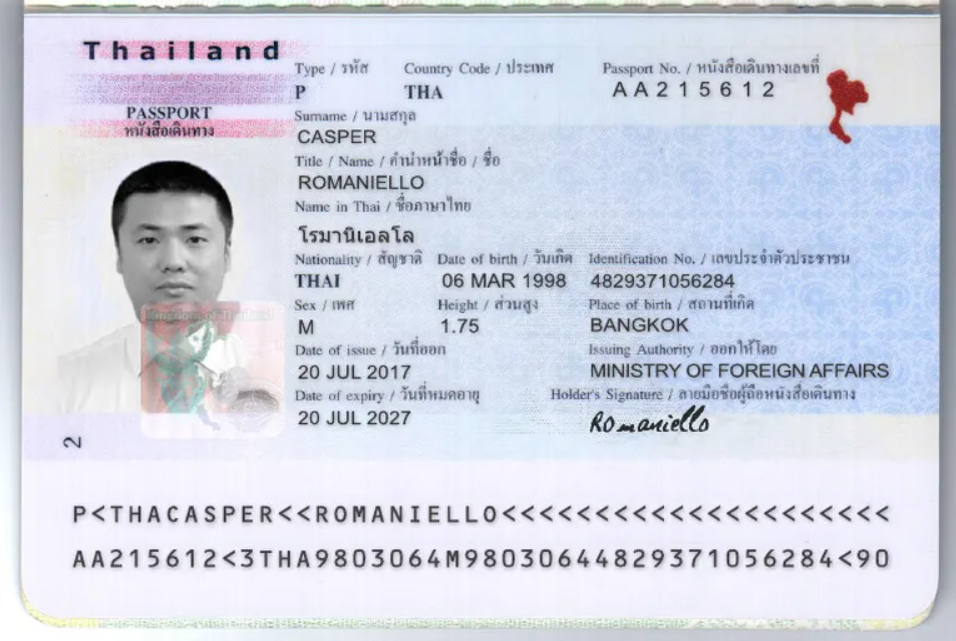
#> input picture project_backend/storage/detection_queries/detq_0281cd3d187c/page_1.png, 956 x 641 px; its folder holds only this picture in this run
$ python -i image_normalization.py   (imports and definitions only)
#> lines starting #> are read from the running program, lines starting #| are printed output that depends on the picture; after the words box and inside, x2 and y2 are one past the last pixel; in counts of white or black regions, pixels touching at a corner belong together
import os
from pathlib import Path
from typing import Any, Dict, List, Optional

import cv2
import numpy as np


class ImageNormalizationService:
    LONGEST_SIDE = 1024
    DETECTION_HEIGHT = 900
    MIN_CONTOUR_AREA_RATIO = 0.06
    MAX_CONTOUR_AREA_RATIO = 0.98
    MIN_ASPECT_RATIO = 0.20
    MAX_ASPECT_RATIO = 5.0
    MIN_TRANSFORMED_DIMENSION = 80
    MIN_TRANSFORMED_AREA_RATIO = 0.03
    MAX_TRANSFORMED_ASPECT_RATIO = 8.0
    MIN_IMAGE_STDDEV = 3.0
    LAYOUT_CROP_MIN_REGIONS = 3
    LAYOUT_CROP_MIN_CONTENT_AREA_RATIO = 0.025
    LAYOUT_CROP_PADDING_X_RATIO = 0.16
    LAYOUT_CROP_PADDING_TOP_RATIO = 0.24
    LAYOUT_CROP_PADDING_BOTTOM_RATIO = 0.24

    def normalize_document(self, image_path: str, output_path: Optional[str] = None) -> Dict[str, Any]:
        source_path = Path(image_path)
        if output_path is None:
            output_path = str(source_path.with_name(f"{source_path.stem}_normalized.png"))
        target_path = Path(output_path)
        target_path.parent.mkdir(parents=True, exist_ok=True)

        image = cv2.imread(str(source_path))
#> image is the input picture: shape (641, 956, 3); mean B, G, R 226.2, 213, 208.6
        if image is None:
            raise ValueError(f"Unable to read image for normalization: {image_path}")

        original_height, original_width = image.shape[:2]
        bypass_requested = os.getenv("IMAGE_NORMALIZATION_BYPASS", "").strip().lower() in {"1", "true", "yes"}
        if bypass_requested:
            normalized = image.copy()
            debug = {
                "document_detected": False,
                "crop_applied": False,
                "perspective_applied": False,
                "normalization_status": "bypassed",
                "validation_passed": True,
                "fallback_used": True,
                "fallback_reason": "normalization_bypassed_by_env",
                "original_size": [original_width, original_height],
                "detected_contour_area": None,
                "contour_area_ratio": None,
                "contour_source": None,
                "contour_score": None,
                "contour_aspect_ratio": None,
                "contour_center_score": None,
                "detected_points": None,
                "transform_validation": {
                    "passed": True,
                    "reason": "normalization_bypassed_by_env",
                    "width": original_width,
                    "height": original_height,
                },
            }
        else:
            normalized, debug = self._perspective_correct(image)
            if debug.get("normalization_status") == "fallback":
                layout_normalized, layout_debug = self._layout_assisted_crop(image, debug.get("fallback_reason"))
                if layout_debug.get("normalization_status") == "layout_cropped":
                    normalized = layout_normalized
                    debug = layout_debug
                else:
                    normalized = image.copy()
                    debug.update(
                        {
                            "layout_crop_attempted": True,
                            "layout_crop": layout_debug.get("layout_crop"),
                            "layout_crop_fallback_reason": layout_debug.get("fallback_reason"),
                        }
                    )

        normalized = self._resize_longest_side(normalized, self.LONGEST_SIDE)
        normalized_height, normalized_width = normalized.shape[:2]
        debug.update(
            {
                "original_size": [original_width, original_height],
                "normalized_size": [normalized_width, normalized_height],
                "output_size": [normalized_width, normalized_height],
            }
        )

        write_success = bool(cv2.imwrite(str(target_path), normalized))
        decoded_output = cv2.imread(str(target_path)) if write_success else None
        if not write_success or decoded_output is None:
            cv2.imwrite(str(target_path), image)
            debug.update(
                {
                    "normalization_status": "fallback",
                    "validation_passed": False,
                    "fallback_used": True,
                    "fallback_reason": "output_decode_failed",
                }
            )

        return {
            "normalized_image_path": str(target_path),
            "document_detected": debug["document_detected"],
            "crop_applied": debug["crop_applied"],
            "perspective_applied": debug["perspective_applied"],
            "normalization_status": debug["normalization_status"],
            "validation_passed": debug["validation_passed"],
            "fallback_used": debug["fallback_used"],
            "fallback_reason": debug["fallback_reason"],
            "original_size": [original_width, original_height],
            "normalized_size": [normalized_width, normalized_height],
            "output_size": debug["output_size"],
            "resize_policy": "longest_side",
            "longest_side": self.LONGEST_SIDE,
            "normalization_debug": debug,
        }

    def _perspective_correct(self, image: np.ndarray) -> tuple[np.ndarray, Dict[str, Any]]:
        contour_info = self._find_document_contour(image)
        contour = contour_info.get("contour") if contour_info else None
        debug = {
            "document_detected": False,
            "crop_applied": False,
            "perspective_applied": False,
            "normalization_status": "fallback",
            "validation_passed": True,
            "fallback_used": True,
            "fallback_reason": contour_info.get("fallback_reason") if contour_info else "no_document_contour_found",
            "original_size": [image.shape[1], image.shape[0]],
            "detected_contour_area": contour_info.get("area") if contour_info else None,
            "contour_area_ratio": contour_info.get("area_ratio") if contour_info else None,
            "contour_source": contour_info.get("source") if contour_info else None,
            "contour_score": contour_info.get("score") if contour_info else None,
            "contour_aspect_ratio": contour_info.get("aspect_ratio") if contour_info else None,
            "contour_center_score": contour_info.get("center_score") if contour_info else None,
            "detected_points": contour_info.get("points") if contour_info else None,
            "normalized_size": None,
            "output_size": None,
        }
        if contour is None:
            return image.copy(), debug

        ordered = self._order_points(contour.reshape(4, 2).astype("float32"))
        top_left, top_right, bottom_right, bottom_left = ordered
        width_a = np.linalg.norm(bottom_right - bottom_left)
        width_b = np.linalg.norm(top_right - top_left)
        height_a = np.linalg.norm(top_right - bottom_right)
        height_b = np.linalg.norm(top_left - bottom_left)
        max_width = max(1, int(max(width_a, width_b)))
        max_height = max(1, int(max(height_a, height_b)))

        destination = np.array(
            [
                [0, 0],
                [max_width - 1, 0],
                [max_width - 1, max_height - 1],
                [0, max_height - 1],
            ],
            dtype="float32",
        )
        matrix = cv2.getPerspectiveTransform(ordered, destination)
        warped = cv2.warpPerspective(
            image,
            matrix,
            (max_width, max_height),
            borderMode=cv2.BORDER_CONSTANT,
            borderValue=(255, 255, 255),
        )
        validation = self._validate_transformed_image(warped, image)
        if not validation["passed"]:
            debug.update(
                {
                    "validation_passed": False,
                    "fallback_used": True,
                    "fallback_reason": validation["reason"],
                    "normalization_status": "fallback",
                    "transform_validation": validation,
                }
            )
            return image.copy(), debug

        debug.update(
            {
                "document_detected": True,
                "crop_applied": True,
                "perspective_applied": True,
                "normalization_status": "cropped",
                "validation_passed": True,
                "fallback_used": False,
                "fallback_reason": None,
                "detected_points": [[round(float(x), 2), round(float(y), 2)] for x, y in ordered.tolist()],
                "warped_size": [max_width, max_height],
                "transform_validation": validation,
            }
        )
        return warped, debug

    def _find_document_contour(self, image: np.ndarray) -> Dict[str, Any]:
        resized = self._resize_to_height(image, self.DETECTION_HEIGHT)
        ratio = image.shape[0] / float(resized.shape[0])
        gray = cv2.cvtColor(resized, cv2.COLOR_BGR2GRAY)
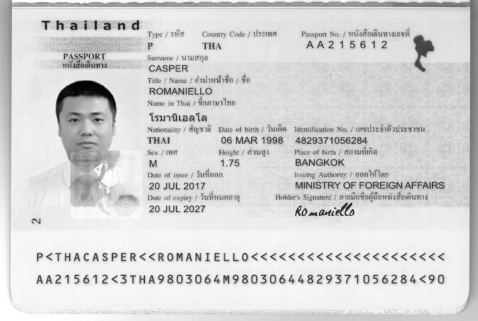
#> gray: shape (641, 956) (shown at 1/2 size); min 0, max 255, mean 213.2
        blurred = cv2.GaussianBlur(gray, (5, 5), 0)
        kernel = cv2.getStructuringElement(cv2.MORPH_RECT, (5, 5))
        contour_masks = []

        threshold = cv2.adaptiveThreshold(
            blurred,
            255,
            cv2.ADAPTIVE_THRESH_GAUSSIAN_C,
            cv2.THRESH_BINARY,
            21,
            7,
        )
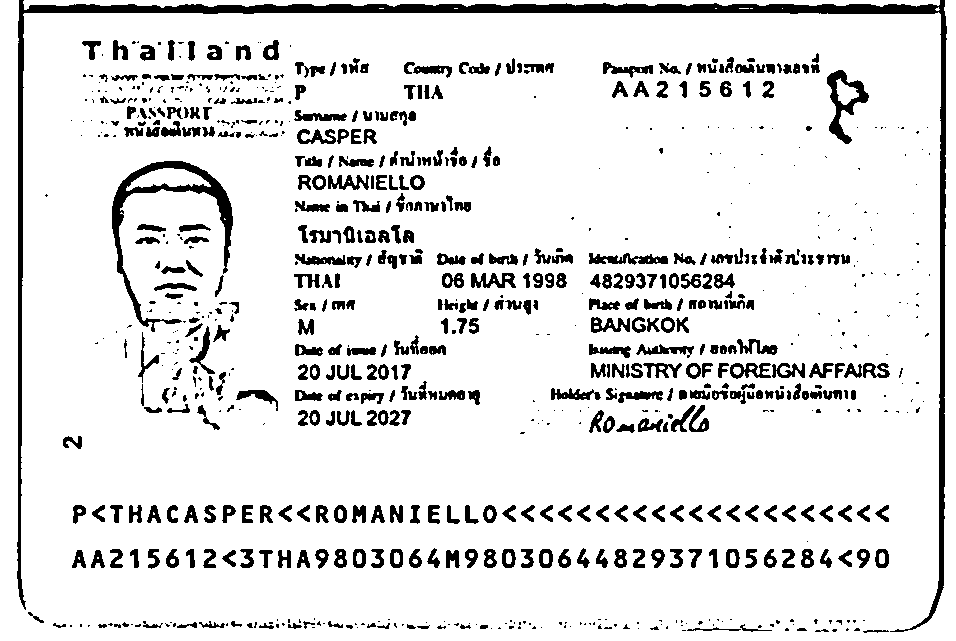
#> threshold: shape (641, 956); 89% white; 836 black regions (363 under 20 px), largest, box (x1, y1, x2, y2) and area: (17, 0, 947, 632) 13622, (112, 161, 233, 332) 3133, (827, 70, 869, 144) 1055
        threshold_inv = cv2.bitwise_not(threshold)
        threshold_inv = cv2.morphologyEx(threshold_inv, cv2.MORPH_CLOSE, kernel, iterations=2)
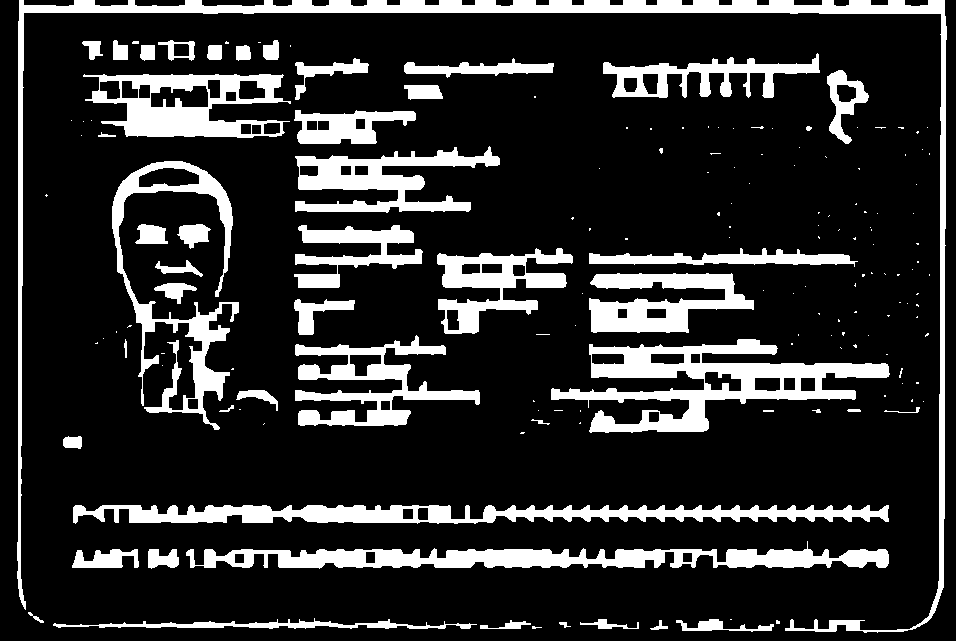
#> threshold_inv: shape (641, 956); 17.7% white; 165 white regions (114 under 20 px), largest, box (x1, y1, x2, y2) and area: (17, 0, 947, 633) 16250, (551, 339, 890, 433) 11373, (186, 541, 889, 569) 9653
        contour_masks.append(("adaptive_threshold", threshold_inv))

        edges = cv2.Canny(blurred, 40, 140)
#> edges: shape (641, 956); 5.2% white in thin lines or dots
        edges = cv2.dilate(edges, kernel, iterations=1)
#> edges: shape (641, 956); 21.2% white; 176 white regions, largest, box (x1, y1, x2, y2) and area: (19, 0, 943, 632) 16455, (109, 158, 243, 434) 7171, (677, 361, 891, 406) 6187
        edges = cv2.morphologyEx(edges, cv2.MORPH_CLOSE, kernel, iterations=2)
#> edges: shape (641, 956); 25.9% white; 15 white regions, largest, box (x1, y1, x2, y2) and area: (549, 246, 891, 435) 31676, (292, 223, 575, 428) 26899, (19, 0, 943, 632) 21650
        contour_masks.append(("canny", edges))

        foreground = self._foreground_document_mask(resized, blurred)
        contour_masks.append(("foreground_mask", foreground))

        image_area = resized.shape[0] * resized.shape[1]
        image_center = np.array([resized.shape[1] / 2.0, resized.shape[0] / 2.0], dtype="float32")
        max_center_distance = np.linalg.norm(image_center)
        candidates = []
        for source, mask in contour_masks:
            contours, _ = cv2.findContours(mask, cv2.RETR_EXTERNAL, cv2.CHAIN_APPROX_SIMPLE)
            for contour in sorted(contours, key=cv2.contourArea, reverse=True)[:20]:
                candidate = self._quadrilateral_candidate(contour, image_area, image_center, max_center_distance, source)
                if candidate:
                    candidates.append(candidate)

        if not candidates:
            return {"contour": None, "fallback_reason": "no_document_contour_found"}

        best = max(candidates, key=lambda item: item["score"])
        scaled = (best["points_array"] * ratio).astype("float32").reshape(4, 1, 2)
        return {
            "contour": scaled,
            "area": round(float(best["area"] * (ratio ** 2)), 2),
            "area_ratio": round(float(best["area_ratio"]), 4),
            "points": [[round(float(x * ratio), 2), round(float(y * ratio), 2)] for x, y in best["points"]],
            "source": best["source"],
            "score": round(float(best["score"]), 4),
            "aspect_ratio": round(float(best["aspect_ratio"]), 4),
            "center_score": round(float(best["center_score"]), 4),
            "fallback_reason": None,
        }

    def _quadrilateral_candidate(
        self,
        contour: np.ndarray,
        image_area: int,
        image_center: np.ndarray,
        max_center_distance: float,
        source: str,
    ) -> Optional[Dict[str, Any]]:
        area = cv2.contourArea(contour)
        area_ratio = area / max(1, image_area)
        if area_ratio < self.MIN_CONTOUR_AREA_RATIO or area_ratio > self.MAX_CONTOUR_AREA_RATIO:
            return None

        perimeter = cv2.arcLength(contour, True)
        if perimeter <= 0:
            return None

        approx = None
        for epsilon_ratio in (0.015, 0.02, 0.03, 0.04, 0.06):
            candidate = cv2.approxPolyDP(contour, epsilon_ratio * perimeter, True)
            if len(candidate) == 4:
                approx = candidate
                break
        if approx is None:
            approx = self._min_area_rect_candidate(contour, area)
            if approx is None:
                return None

        ordered = self._order_points(approx.reshape(4, 2).astype("float32"))
        top_left, top_right, bottom_right, bottom_left = ordered
        width_a = np.linalg.norm(bottom_right - bottom_left)
        width_b = np.linalg.norm(top_right - top_left)
        height_a = np.linalg.norm(top_right - bottom_right)
        height_b = np.linalg.norm(top_left - bottom_left)
        width = max(width_a, width_b)
        height = max(height_a, height_b)
        if width <= 1 or height <= 1:
            return None

        aspect_ratio = width / height
        if aspect_ratio < self.MIN_ASPECT_RATIO or aspect_ratio > self.MAX_ASPECT_RATIO:
            return None

        contour_center = ordered.mean(axis=0)
        center_distance = np.linalg.norm(contour_center - image_center)
        center_score = 1.0 - min(1.0, center_distance / max(1.0, max_center_distance))
        area_score = min(1.0, area_ratio / 0.75)
        score = (0.65 * area_score) + (0.35 * center_score)

        return {
            "points_array": ordered,
            "points": ordered.tolist(),
            "area": area,
            "area_ratio": area_ratio,
            "aspect_ratio": aspect_ratio,
            "center_score": center_score,
            "source": source,
            "score": score,
        }

    def _foreground_document_mask(self, image: np.ndarray, blurred_gray: np.ndarray) -> np.ndarray:
        hsv = cv2.cvtColor(image, cv2.COLOR_BGR2HSV)
#> hsv: shape (641, 956, 3); mean H, S, V 106.1, 23.7, 227.3
        saturation = hsv[:, :, 1]
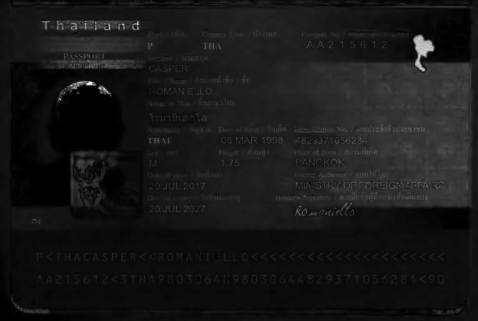
#> saturation: shape (641, 956) (shown at 1/2 size); min 0, max 255, mean 23.7
        sat_mask = cv2.inRange(saturation, 18, 255)
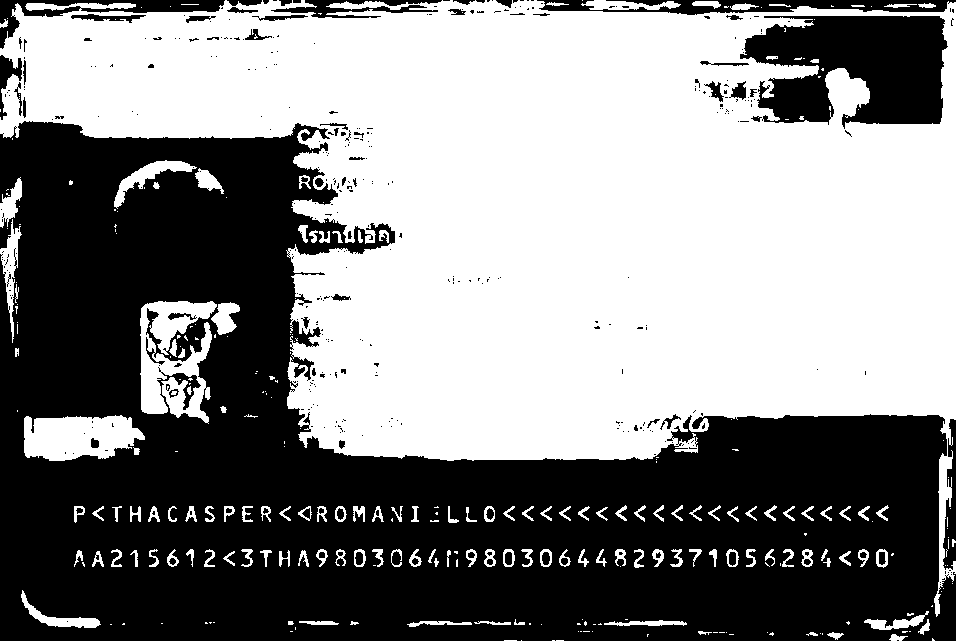
#> sat_mask: shape (641, 956); 52.7% white; 391 black regions (322 under 20 px), largest, box (x1, y1, x2, y2) and area: (0, 121, 956, 641) 259073, (740, 16, 948, 129) 16660, (537, 0, 956, 15) 3439

        edges = cv2.Canny(blurred_gray, 30, 120)
#> edges: shape (641, 956); 5.4% white in thin lines or dots
        edges = cv2.dilate(edges, cv2.getStructuringElement(cv2.MORPH_RECT, (3, 3)), iterations=1)
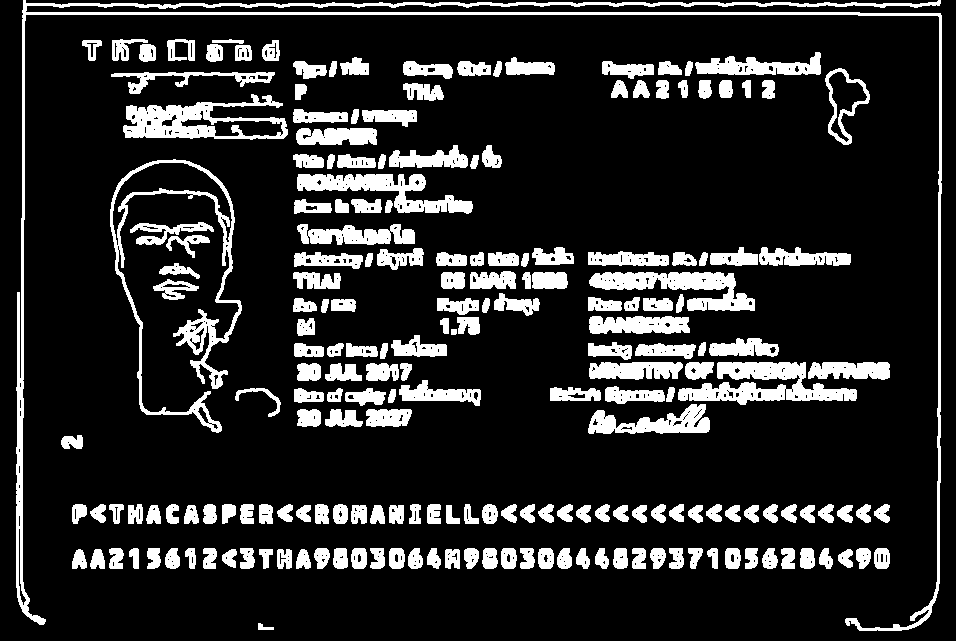
#> edges: shape (641, 956); 16% white; 209 white regions, largest, box (x1, y1, x2, y2) and area: (16, 0, 942, 631) 11089, (110, 159, 242, 433) 4801, (678, 362, 857, 405) 3815

        mask = cv2.bitwise_or(sat_mask, edges)
#> mask: shape (641, 956); 57.1% white; 392 black regions (324 under 20 px), largest, box (x1, y1, x2, y2) and area: (0, 121, 956, 641) 222505, (740, 16, 939, 129) 15954, (118, 193, 229, 319) 8468
        small_kernel = cv2.getStructuringElement(cv2.MORPH_RECT, (5, 5))
        mask = cv2.morphologyEx(mask, cv2.MORPH_OPEN, small_kernel, iterations=1)
#> mask: shape (641, 956); 54.8% white; 121 black regions (102 under 20 px), largest, box (x1, y1, x2, y2) and area: (0, 55, 956, 641) 248949, (0, 0, 956, 129) 26836, (207, 29, 274, 40) 199
#> (the rest of the program and of its run is left out)
